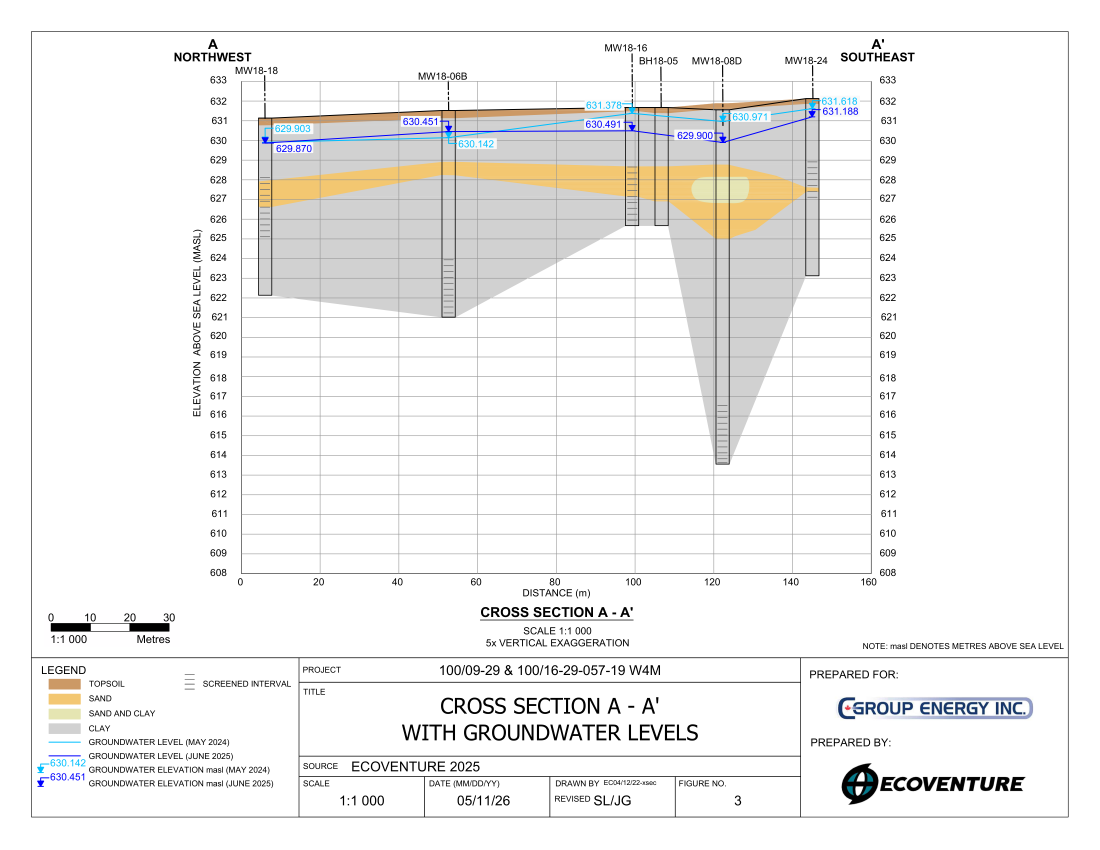
#> input picture data/pdf_extract/2605011D_09_16-29-057-19 W4M_25-GWM_Fig 3 Cross Section A-A'.png, 3300 x 2550 px (shown at 1/3 size)
$ python compare_figure_parity.py
#> lines starting #> are read from the running program, lines starting #| are printed output that depends on the picture
"""Compare platform-generated figures against reference PNG extracts.

Hard-fails missing pairs and empty/invalid dimensions. Default MSE gates use
suite ceilings (``GWM_MSE_CEILING`` / ``P2_MSE_CEILING``) as regression guards;
CAD pixel-match under ~2500 is not expected. Pass ``--mse-threshold`` to force
one threshold for all suites. ``--warn-only`` softens MSE only. SSIM is always
soft (reported, never fails). Optional ``--suite p2`` / ``all`` compares
Advantage P2 pairs when fixtures exist.

When native sizes differ, the generated image is fit into the reference frame
with letterboxing (aspect preserved, white pad) so letter-vs-tabloid exports
are not stretched. Pass ``--stretch`` to restore bilinear stretch-to-fit.
"""

from __future__ import annotations

import argparse
import sys
from pathlib import Path

ROOT = Path(__file__).resolve().parents[1]
sys.path.insert(0, str(ROOT))

REFERENCE_DIR = ROOT / "data" / "pdf_extract"
GENERATED_DIR = ROOT / "data" / "ecoventure_gwm"
P2_REFERENCE_DIR = ROOT / "data" / "pdf_extract_p2"
P2_GENERATED_DIR = ROOT / "data" / "Data2" / "test_output"

# Regression ceilings for CAD-vs-linear-fence floors (letterbox, hatches on).
# Aspirational visual target remains lower (~2500) but is not the default CI gate.
GWM_MSE_CEILING = 12000.0
P2_MSE_CEILING = 4500.0

FIGURE_PAIRS: dict[str, tuple[str, str]] = {
    "fig_3": (
        "2605011D_09_16-29-057-19 W4M_25-GWM_Fig 3 Cross Section A-A'.png",
        "fig_3_cross_section_a_a.png",
    ),
    "fig_4": (
        "2605011D_09_16-29-057-19 W4M_25-GWM_Fig 4 Cross Section B-B'.png",
        "fig_4_cross_section_b_b.png",
    ),
    "fig_5": (
        "2605011D_09_16-29-057-19 W4M_25-GWM_Fig 5 Cross Section C-C'.png",
        "fig_5_cross_section_c_c.png",
    ),
    "fig_6": (
        "2605011D_09_16-29-057-19 W4M_25-GWM_Fig 6 Cross Section D-D'.png",
        "fig_6_cross_section_d_d.png",
    ),
}

P2_FIGURE_PAIRS: dict[str, tuple[str, str]] = {
    "p2_fig_6": (
        "fig_6_cross_section_a_a.png",
        "fig6_aa_lithology_chlorides.png",
    ),
    "p2_fig_7": (
        "fig_7_cross_section_b_b.png",
        "fig7_bb_lithology_chlorides.png",
    ),
}


def _load_grayscale(path: Path):
    from PIL import Image
    import numpy as np

    img = Image.open(path).convert("L")
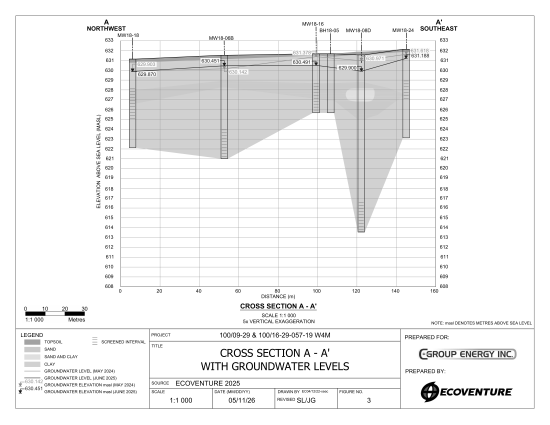
#> img: PIL image 3300x2550 L (shown at 1/6 size); min 0, max 255, mean 241.3
    arr = np.asarray(img, dtype=np.float64)
    if arr.size == 0 or min(arr.shape[:2]) < 1:
        raise ValueError(f"empty or invalid image: {path}")
    return arr


def _resize_to_match(reference, generated, *, stretch: bool = False):
    """Align arrays to the reference shape for MSE/SSIM.

    Default: scale generated to fit inside the reference frame (aspect preserved)
    and letterbox with white (255). ``stretch=True`` bilinear-stretches generated
    to the reference size (legacy behavior).
    """
    from PIL import Image
    import numpy as np

    ref_h, ref_w = int(reference.shape[0]), int(reference.shape[1])
    gen_h, gen_w = int(generated.shape[0]), int(generated.shape[1])
    if (gen_w, gen_h) == (ref_w, ref_h):
        return reference, generated.astype(np.float64, copy=False)

    gen_img = Image.fromarray(generated.astype("uint8"))
    if stretch:
        gen_resized = gen_img.resize((ref_w, ref_h), Image.Resampling.BILINEAR)
        return reference, np.asarray(gen_resized, dtype=np.float64)

    scale = min(ref_w / gen_w, ref_h / gen_h)
    fit_w = max(1, int(round(gen_w * scale)))
    fit_h = max(1, int(round(gen_h * scale)))
    # Guard against rounding past the reference frame on either axis.
    fit_w = min(fit_w, ref_w)
    fit_h = min(fit_h, ref_h)
    fitted = gen_img.resize((fit_w, fit_h), Image.Resampling.BILINEAR)
    canvas = Image.new("L", (ref_w, ref_h), color=255)
    offset = ((ref_w - fit_w) // 2, (ref_h - fit_h) // 2)
    canvas.paste(fitted, offset)
    return reference, np.asarray(canvas, dtype=np.float64)


def compare_pair(
    reference: Path,
    generated: Path,
    *,
    mse_threshold: float,
    require_same_size: bool = False,
    size_tolerance_px: int = 0,
    stretch: bool = False,
) -> dict[str, object]:
    if not reference.is_file():
        raise FileNotFoundError(f"Reference missing: {reference}")
    if not generated.is_file():
        raise FileNotFoundError(f"Generated missing: {generated}")

    ref_native = _load_grayscale(reference)
    gen_native = _load_grayscale(generated)
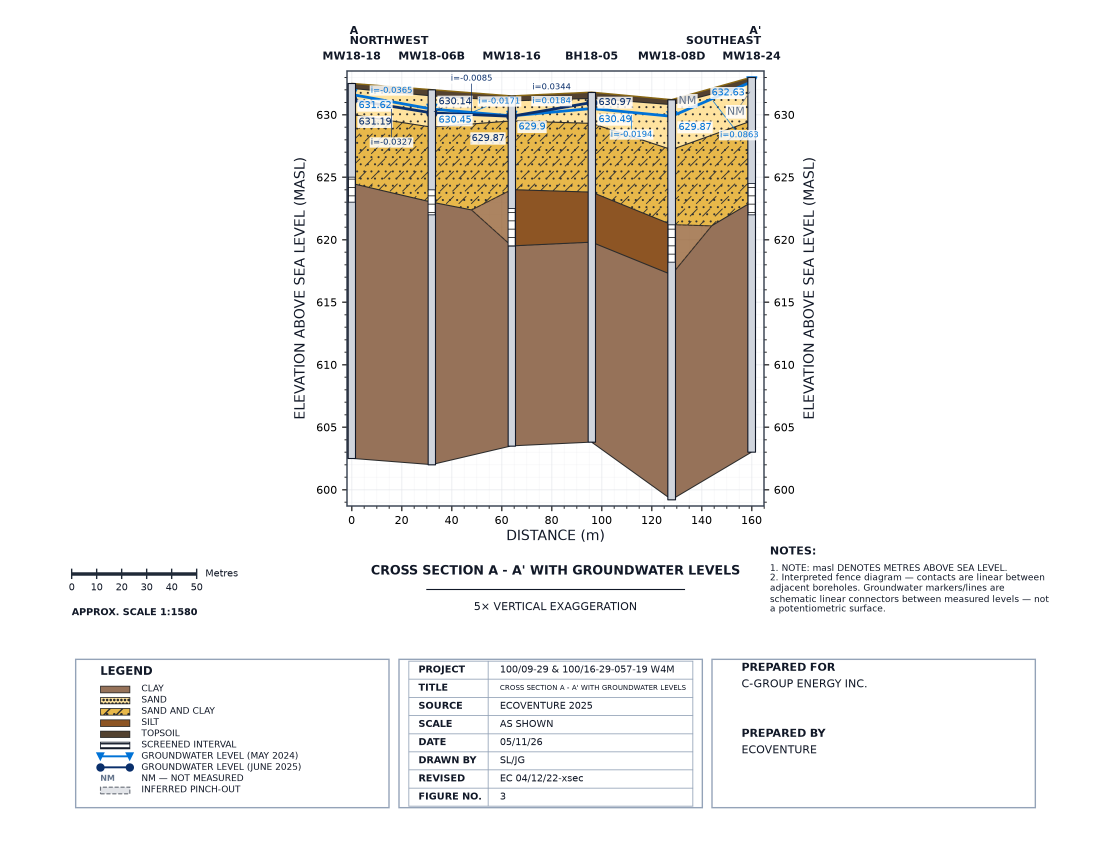
#> input picture data/ecoventure_gwm/fig_3_cross_section_a_a.png, 3300 x 2550 px (shown at 1/3 size)
#> in _load_grayscale (call 2), `img = Image.open(path).convert("L")`:
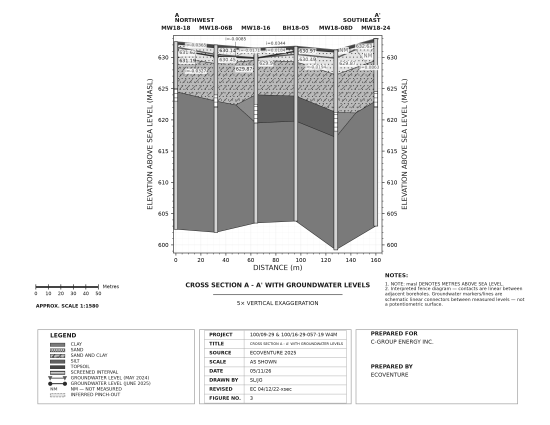
#> img: PIL image 3300x2550 L (shown at 1/6 size); min 0, max 255, mean 230.7
    ref_wh = (int(ref_native.shape[1]), int(ref_native.shape[0]))
    gen_wh = (int(gen_native.shape[1]), int(gen_native.shape[0]))
    size_ok = (
        abs(ref_wh[0] - gen_wh[0]) <= size_tolerance_px
        and abs(ref_wh[1] - gen_wh[1]) <= size_tolerance_px
    )
    # Always require non-empty valid dimensions (structural).
    dims_valid = min(ref_wh) > 0 and min(gen_wh) > 0

    ref, gen = _resize_to_match(ref_native, gen_native, stretch=stretch)
    mse = float(((ref - gen) ** 2).mean())
#> mse = 4280.3
    result: dict[str, object] = {
        "reference": str(reference),
        "generated": str(generated),
        "native_reference_size": ref_wh,
        "native_generated_size": gen_wh,
        "size_ok": size_ok,
        "dims_valid": dims_valid,
        "mse": mse,
        "mse_ok": mse <= mse_threshold,
    }
    if require_same_size and not size_ok:
        result["mse_ok"] = False
    try:
        from skimage.metrics import structural_similarity as ssim  # type: ignore[import-untyped]

        score = float(ssim(ref, gen, data_range=255.0))
#> score = 0.734
        result["ssim"] = score
        result["ssim_ok"] = score >= 0.25
    except ImportError:
        result["ssim"] = None
        result["ssim_ok"] = None
    return result


# [9 lines left out: function _pairs_available, not called in this run]


def _run_suite(
    *,
    label: str,
    pairs: dict[str, tuple[str, str]],
    keys: list[str],
    reference_dir: Path,
    generated_dir: Path,
    mse_threshold: float,
    require_same_size: bool,
    size_tolerance_px: int,
    warn_mse: bool,
    stretch: bool = False,
) -> list[str]:
    failures: list[str] = []
    for key in keys:
        if key not in pairs:
            continue
        ref_name, gen_name = pairs[key]
        try:
            metrics = compare_pair(
                reference_dir / ref_name,
                generated_dir / gen_name,
                mse_threshold=mse_threshold,
                require_same_size=require_same_size,
                size_tolerance_px=size_tolerance_px,
                stretch=stretch,
            )
#> metrics = 10 items
        except FileNotFoundError as exc:
            print(f"MISSING {label}/{key}: {exc}", file=sys.stderr)
            failures.append(f"missing:{label}/{key}")
            continue
        except ValueError as exc:
            print(f"INVALID {label}/{key}: {exc}", file=sys.stderr)
            failures.append(f"invalid:{label}/{key}")
            continue

        mse = metrics["mse"]
#> mse = 4280.3
        ssim_val = metrics.get("ssim")
#> ssim_val = 0.734
        native_ref = metrics["native_reference_size"]
#> native_ref = (3300, 2550)
        native_gen = metrics["native_generated_size"]
#> native_gen = (3300, 2550)
        line = (
            f"{label}/{key}: size {native_gen} vs ref {native_ref} "
            f"size_ok={metrics['size_ok']} mse={mse:.1f} mse_ok={metrics['mse_ok']}"
        )
        if ssim_val is not None:
            line += f" ssim={ssim_val:.3f} ssim_ok={metrics['ssim_ok']}"
            if metrics.get("ssim_ok") is False:
                print(f"WARN {label}/{key}: ssim below threshold (soft)", file=sys.stderr)
        print(line)
#| gwm/fig_3: size (3300, 2550) vs ref (3300, 2550) size_ok=True mse=4280.3 mse_ok=True ssim=0.734 ssim_ok=True

        if not metrics.get("dims_valid", True):
            failures.append(f"{label}/{key} invalid dimensions")
        if require_same_size and not metrics["size_ok"]:
            failures.append(
                f"{label}/{key} size {native_gen} != {native_ref}"
            )
        if not metrics["mse_ok"]:
            msg = f"{label}/{key} mse={mse:.1f}"
            if warn_mse:
                print(f"WARN {msg} (soft)", file=sys.stderr)
            else:
                failures.append(msg)
#> pass 2 of the loop in _run_suite, `for key in keys:`:
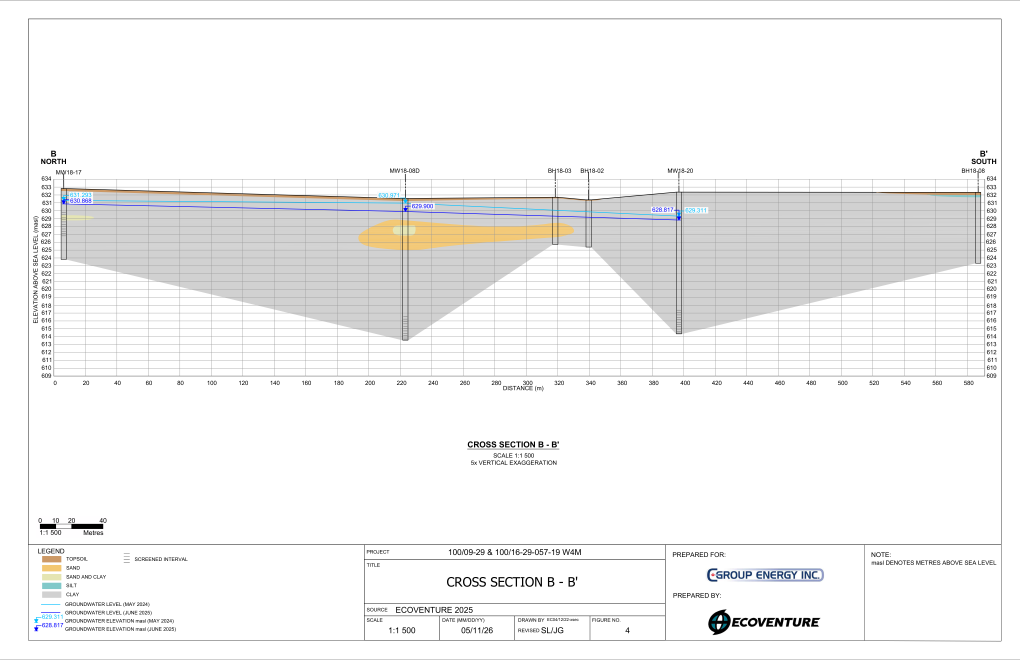
#> input picture data/pdf_extract/2605011D_09_16-29-057-19 W4M_25-GWM_Fig 4 Cross Section B-B'.png, 5100 x 3300 px (shown at 1/5 size)
#> img: PIL image 5100x3300 L
#> arr: shape (3300, 5100) float64
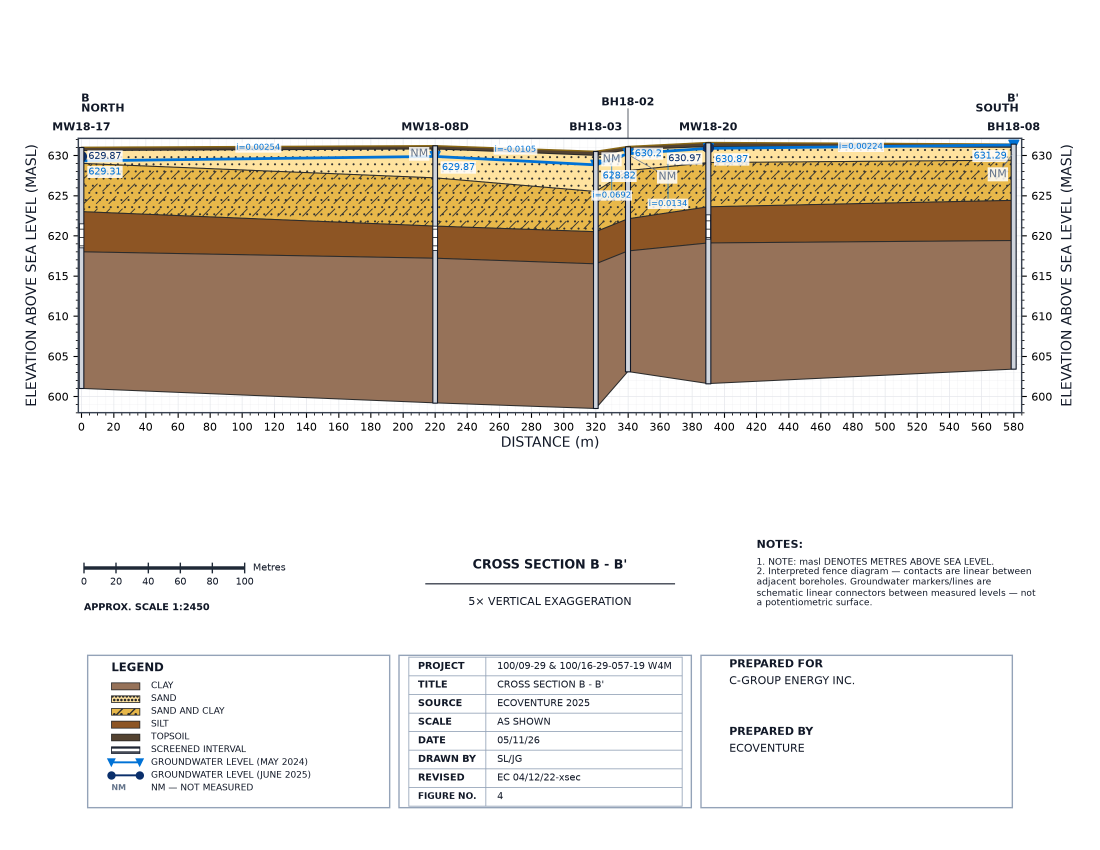
#> input picture data/ecoventure_gwm/fig_4_cross_section_b_b.png, 3300 x 2550 px (shown at 1/3 size)
#> img: PIL image 3300x2550 L
#> arr: shape (2550, 3300) float64
#> in _resize_to_match (call 2), `canvas.paste(fitted, offset)`:
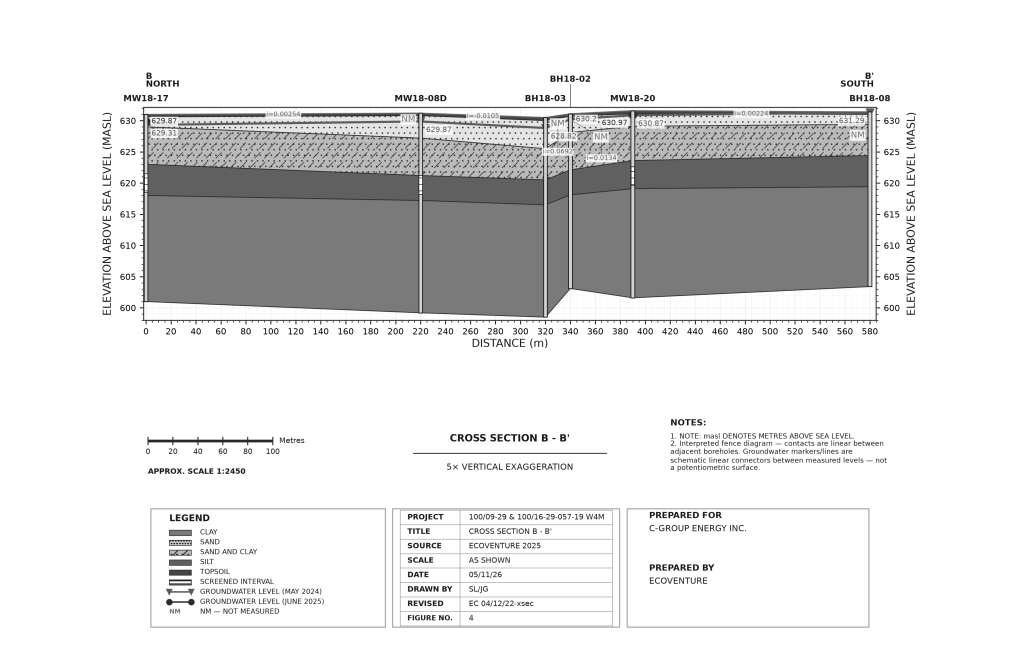
#> canvas: PIL image 5100x3300 L (shown at 1/5 size); min 0, max 255, mean 225
#> in _run_suite, `mse = metrics["mse"]`: mse = 3994.9
#> ssim_val = 0.763
#> native_ref = (5100, 3300)
#| gwm/fig_4: size (3300, 2550) vs ref (5100, 3300) size_ok=False mse=3994.9 mse_ok=True ssim=0.763 ssim_ok=True
    return failures


def main() -> int:
    parser = argparse.ArgumentParser(description="Compare platform PNGs to reference extracts")
    parser.add_argument(
        "--suite",
        choices=("gwm", "p2", "all"),
        default="gwm",
        help="Which figure suite to compare (p2 skipped when fixtures absent)",
    )
    parser.add_argument(
        "--figure",
        choices=(*FIGURE_PAIRS.keys(), *P2_FIGURE_PAIRS.keys(), "all"),
        default="all",
        help="Figure key within the selected suite(s)",
    )
    parser.add_argument("--reference-dir", type=Path, default=REFERENCE_DIR)
    parser.add_argument("--generated-dir", type=Path, default=GENERATED_DIR)
    parser.add_argument("--p2-reference-dir", type=Path, default=P2_REFERENCE_DIR)
    parser.add_argument("--p2-generated-dir", type=Path, default=P2_GENERATED_DIR)
    parser.add_argument(
        "--mse-threshold",
        type=float,
        default=None,
        help=(
            "Force a single MSE threshold for all suites (overrides suite ceilings). "
            "Suite ceilings are regression guards; CAD pixel-match under ~2500 is not expected"
        ),
    )
    parser.add_argument(
        "--mse-threshold-gwm",
        type=float,
        default=None,
        help=f"GWM suite MSE ceiling (default: {GWM_MSE_CEILING:g})",
    )
    parser.add_argument(
        "--mse-threshold-p2",
        type=float,
        default=None,
        help=f"P2 suite MSE ceiling (default: {P2_MSE_CEILING:g})",
    )
    parser.add_argument(
        "--require-same-size",
        action="store_true",
        help="Hard-fail when native PNG dimensions differ (default: warn via size_ok only)",
    )
    parser.add_argument(
        "--size-tolerance-px",
        type=int,
        default=0,
        help="Pixel tolerance when --require-same-size is set",
    )
    parser.add_argument(
        "--stretch",
        action="store_true",
        help="Bilinear-stretch generated to reference size (legacy); default is letterbox",
    )
    parser.add_argument(
        "--warn-only",
        action="store_true",
        help="Soften MSE failures to warnings; missing/invalid pairs still fail",
    )
    args = parser.parse_args()

    # Default: suite ceilings. --mse-threshold forces one gate for all suites.
    if args.mse_threshold is not None:
        gwm_mse = p2_mse = args.mse_threshold
    else:
        gwm_mse = (
            args.mse_threshold_gwm
            if args.mse_threshold_gwm is not None
            else GWM_MSE_CEILING
        )
        p2_mse = (
            args.mse_threshold_p2
            if args.mse_threshold_p2 is not None
            else P2_MSE_CEILING
        )

    failures: list[str] = []
    run_gwm = args.suite in ("gwm", "all")
    run_p2 = args.suite in ("p2", "all")

    if run_gwm:
        gwm_keys = list(FIGURE_PAIRS.keys()) if args.figure == "all" else [args.figure]
        failures.extend(
            _run_suite(
                label="gwm",
                pairs=FIGURE_PAIRS,
                keys=gwm_keys,
                reference_dir=args.reference_dir,
                generated_dir=args.generated_dir,
                mse_threshold=gwm_mse,
                require_same_size=args.require_same_size,
                size_tolerance_px=args.size_tolerance_px,
                warn_mse=args.warn_only,
                stretch=args.stretch,
            )
        )

    if run_p2:
        if not _pairs_available(P2_FIGURE_PAIRS, args.p2_reference_dir, args.p2_generated_dir):
            print("P2 parity skipped — reference/generated PNG fixtures absent")
        else:
            p2_keys = list(P2_FIGURE_PAIRS.keys()) if args.figure == "all" else [args.figure]
            failures.extend(
                _run_suite(
                    label="p2",
                    pairs=P2_FIGURE_PAIRS,
                    keys=p2_keys,
                    reference_dir=args.p2_reference_dir,
                    generated_dir=args.p2_generated_dir,
                    mse_threshold=p2_mse,
                    require_same_size=args.require_same_size,
                    size_tolerance_px=args.size_tolerance_px,
                    warn_mse=args.warn_only,
                    stretch=args.stretch,
                )
            )

    if failures:
        print(f"FAILED: {len(failures)} issue(s)", file=sys.stderr)
        for item in failures:
            print(f"  - {item}", file=sys.stderr)
        return 1
    print("OK")
    return 0


if __name__ == "__main__":
#> (the run stopped early here; a loop or call above may not have finished)
